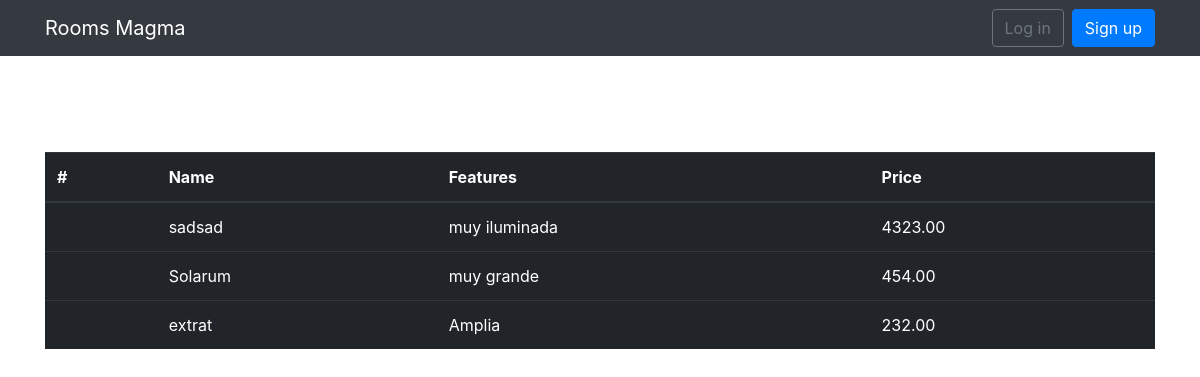
Page /rooms/ on the earlier database version.
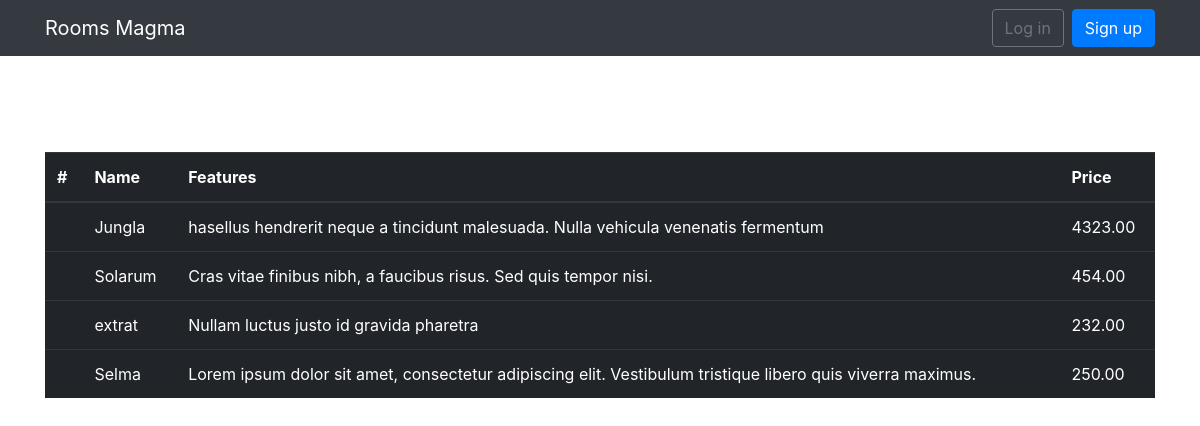
Same page on the later database version.
### room/models.py (models this page shows, shortened)
class Room(models.Model):
    name = models.CharField(max_length=30)
    features = models.CharField(max_length=255)
    type = models.CharField(max_length=255)
    size = models.DecimalField(default=0.0, max_digits=10, decimal_places=2)
    price = models.DecimalField(default=0.0, max_digits=10, decimal_places=2)

### room/views.py (the view)
def index(request):
    rooms = Room.objects.all()
    return render(request, 'layout.html', {'rooms': rooms})

### templates/layout.html (shortened to what this page needs)
{% load static %}
<!DOCTYPE html>
<html lang="es">
<head>
    <link rel="stylesheet" href="{% static 'css/bootstrap.min.css' %}">
</head>
<body>
{% block nav %}
    <nav class="navbar navbar-expand-lg navbar-dark bg-dark">
    <div class="container">
        <a href="{% url 'home' %}" class="navbar-brand">Rooms Magma</a>
        <div class="collapse navbar-collapse" id="mainMenu">
            {% if user.is_authenticated %}
            <ul class="navbar-nav ml-auto">
                <li class="nav-item dropdown">
                    <a href="#" class="nav-link dropdown-toggle" id="userMenu" data-toggle="dropdown" aria-haspopup="true" aria-expanded="false" >
                        {{ user.username }}
                    </a>
                    <div class="dropdown-menu dropdown-menu-right" aria-labelledby="userMenu">
                        <a href="#" class="dropdown-item">My account</a>
                        <a href="#" class="dropdown-item">Change password</a>
                        <div class="dropdown-divider"></div>
                        <a href="" class="dropdown-item">Logout</a>
                    </div>
                </li>
            </ul>
            {% else %}
                <form class="form-inline ml-auto">
                    <a href="" class="btn btn-outline-secondary">Log in</a>
                    <a href="" class="btn btn-primary ml-2">Sign up</a>
                </form>
            {% endif %}
        </div>
    </div>
</nav>
{% endblock %}
{% block content %}
    <div class="container pt-5 mt-5">
        <table class="table table-hover table-dark">
  <thead>
    <tr>
      <th scope="col">#</th>
      <th scope="col">Name</th>
      <th scope="col">Features</th>
      <th scope="col">Price</th>
    </tr>
  </thead>
  <tbody>
  {% for room in rooms %}
    <tr>
        <td><img src="#" alt=""></td>
      <td>{{ room.name }}</td>
      <td>{{ room.features }}</td>
      <td>{{ room.price }}</td>
    </tr>
  {% endfor %}
  </tbody>
</table>
    </div>
{% endblock %}
</body>
</html>

Differences in the rows shown:
changed Room: name "sadsad" → "Jungla"; features "muy iluminada" → "hasellus hendrerit neque a tincidunt malesuada. Nulla vehicula venenatis fermentum"
changed Room "Solarum": features "muy grande" → "Cras vitae finibus nibh, a faucibus risus. Sed quis tempor nisi."
changed Room "extrat": features "Amplia" → "Nullam luctus justo id gravida pharetra"
added Room: name "Selma", features "Lorem ipsum dolor sit amet, consectetur adipiscing elit. Vestibulum tristique libero quis viverra maximus.", price "250.00"
